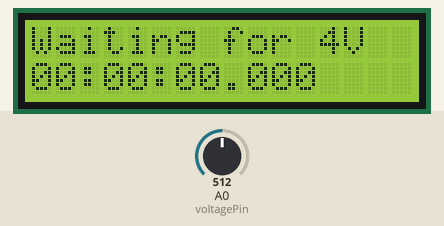
This sketch was run on a simulated Arduino Uno, built with avr-gcc and run on an emulated ATmega328P. Parts: 16×2 character LCD. The inputs (shaded band) are chosen by the test bench; at power-on: A0 (voltagePin) = 512.

Above: at 1.2 s.
1.3 s: A0 (voltagePin) set to 803
2.8 s: A0 (voltagePin) set to 826
At 2.98 s:
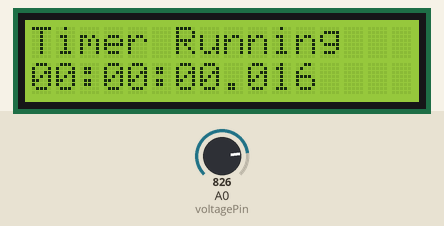
5.2 s: A0 (voltagePin) set to 716
At 5.6 s:
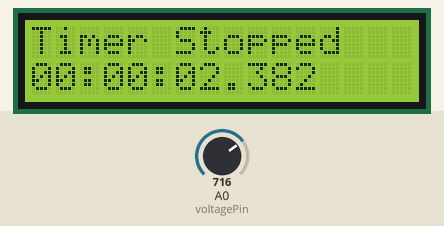
Timing chart, 0 to 8.2 s (numbered marks = the images above; inputs shaded):
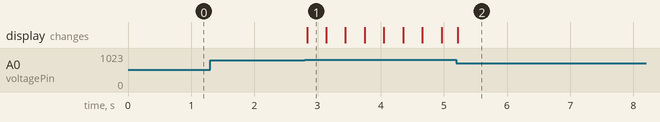

The sketch:

Stopwatch_Master__TT_Time.ino
```cpp
/*
 * Arduino Stopwatch Master for TT Time Totalizer Calibration
 *
 * This code creates a precision voltage-triggered stopwatch for calibrating
 * Time Totalizer (TT) devices. The system automatically starts timing when
 * input voltage exceeds 4V threshold and stops when voltage drops below.
 *
 * Features:
 * - Voltage-triggered automatic operation
 * - Millisecond precision timing display
 * - I2C LCD interface for clear readout
 * - Designed for industrial calibration workflows
 *
 * Hardware:
 * - Arduino Uno/Nano/Pro Mini
 * - 16x2 I2C LCD (0x27 address)
 * - Voltage input on A0 pin
 *
 * Author: Puneet
 * Version: 1.0
 * Date: June 2025
 */

#include <Wire.h>
#include <LiquidCrystal_I2C.h>

// Initialize LCD (address 0x27, 16 chars, 2 lines)
LiquidCrystal_I2C lcd(0x27, 16, 2);

// Pin definitions
const int voltagePin = A0;    // Analog pin for voltage reading

// Variables for time tracking
unsigned long startTime = 0;
unsigned long elapsedTime = 0;
boolean isRunning = false;

// Time components for display formatting
int hours, minutes, seconds, milliseconds;

// Voltage threshold for trigger (4V)
const float voltageThreshold = 4.0;

void setup() {
  // Initialize LCD
  lcd.init();
  lcd.clear();
  lcd.backlight();

  // Setup analog pin for voltage input
  pinMode(voltagePin, INPUT);

  // Display initial status
  lcd.setCursor(0, 0);
  lcd.print("Waiting for 4V");
  lcd.setCursor(0, 1);
  lcd.print("00:00:00.000");

  // Optional: Initialize serial for debugging
  // Serial.begin(9600);
  // Serial.println("Stopwatch Master Ready");
}

void loop() {
  // Read voltage from analog pin (0-1023 maps to 0-5V)
  float voltage = (analogRead(voltagePin) * 5.0) / 1023.0;

  // Check if voltage exceeds threshold to start timing
  if (voltage >= voltageThreshold) {
    if (!isRunning) {
      // Start timer if it wasn't already running
      isRunning = true;
      startTime = millis() - elapsedTime;  // Account for any previous elapsed time

      // Update display status
      lcd.setCursor(0, 0);
      lcd.print("Timer Running   ");

      // Optional: Serial debug output
      // Serial.println("Timer Started");
    }
  } else {
    if (isRunning) {
      // Stop timer if voltage drops below threshold
      isRunning = false;

      // Update display status
      lcd.setCursor(0, 0);
      lcd.print("Timer Stopped   ");

      // Optional: Serial debug output
      // Serial.print("Timer Stopped - Final Time: ");
      // Serial.println(formatTime(elapsedTime));
    }
  }

  // Update elapsed time calculation if timer is running
  if (isRunning) {
    elapsedTime = millis() - startTime;

    // Convert milliseconds to time components
    hours = (elapsedTime / 3600000) % 100;    // Limit to 99 hours max
    minutes = (elapsedTime / 60000) % 60;     // Minutes (0-59)
    seconds = (elapsedTime / 1000) % 60;      // Seconds (0-59)
    milliseconds = elapsedTime % 1000;        // Milliseconds (0-999)

    // Update time display on second line
    updateTimeDisplay();
  }

  // Small delay to prevent excessive LCD updates
  delay(10);
}

/*
 * Update the LCD display with current time in HH:MM:SS.mmm format
 */
void updateTimeDisplay() {
  lcd.setCursor(0, 1);

  // Display hours (00-99)
  if (hours < 10) lcd.print("0");
  lcd.print(hours);
  lcd.print(":");

  // Display minutes (00-59)
  if (minutes < 10) lcd.print("0");
  lcd.print(minutes);
  lcd.print(":");

  // Display seconds (00-59)
  if (seconds < 10) lcd.print("0");
  lcd.print(seconds);
  lcd.print(".");

  // Display milliseconds (000-999)
  if (milliseconds < 100) lcd.print("0");
  if (milliseconds < 10) lcd.print("0");
  lcd.print(milliseconds);
}

/*
 * Optional: Format time as string for serial output
 * Uncomment if using serial debugging
 */
/*
String formatTime(unsigned long timeMs) {
  int h = (timeMs / 3600000) % 100;
  int m = (timeMs / 60000) % 60;
  int s = (timeMs / 1000) % 60;
  int ms = timeMs % 1000;

  String timeStr = "";
  if (h < 10) timeStr += "0";
  timeStr += String(h) + ":";
  if (m < 10) timeStr += "0";
  timeStr += String(m) + ":";
  if (s < 10) timeStr += "0";
  timeStr += String(s) + ".";
  if (ms < 100) timeStr += "0";
  if (ms < 10) timeStr += "0";
  timeStr += String(ms);

  return timeStr;
}
*/
```

Measured:
- the behaviour switches between 818 and 819 on A0 (voltagePin) (found by bisection; images 0 and 1)
- after the input at 1.3 s, every drawn part: stays the same
- after the input at 2.8 s, the display: changes at once (image 1)
- after the input at 5.2 s, the display: changes at once (image 2)
